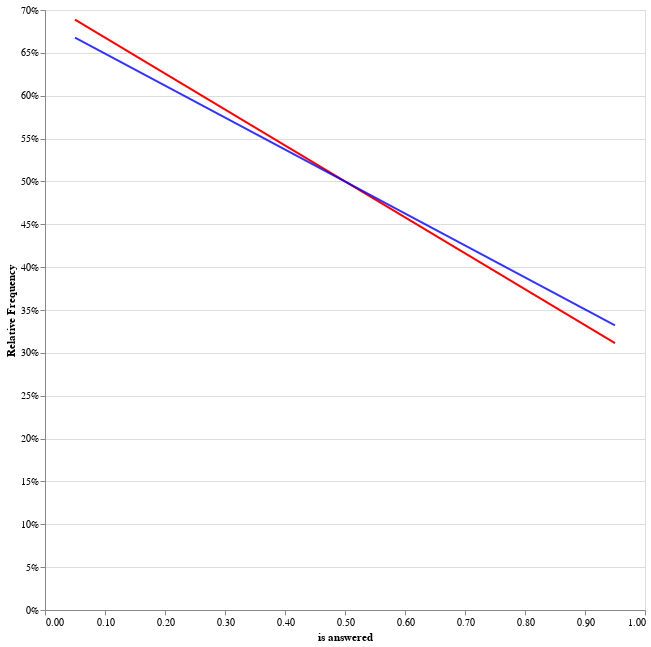

The specification (Vega-Lite) saved for this image:
### Vega-Lite specification from a JSON file in a GitHub repository (floating-point values rounded to 4 significant figures; data arrays with more than 128 entries replaced by an {"elided": "..."} marker saying what was removed)
{"$schema": "https://vega.github.io/schema/vega-lite/v5.json", "data": {"values": {"elided": "9518 records"}}, "width": 600, "height": 600, "layer": [{"transform": [{"filter": "datum.tag == 'wordpress' "}, {"bin": {"anchor": 0, "step": 0.1}, "field": "is answered", "as": "bin_value"}, {"aggregate": [{"op": "count", "as": "Count"}], "groupby": ["bin_value", "bin_value_end"]}, {"joinaggregate": [{"op": "sum", "field": "Count", "as": "TotalCount"}]}, {"calculate": "datum.Count/datum.TotalCount", "as": "PercentOfTotal"}], "mark": {"type": "line", "interpolate": "monotone"}, "encoding": {"x": {"title": "is answered", "field": "bin_value", "bin": {"binned": true, "step": 0.1}}, "x2": {"field": "bin_value_end"}, "y": {"title": "Relative Frequency", "field": "PercentOfTotal", "type": "quantitative", "axis": {"format": ".1~%"}}, "color": {"value": "red"}}}, {"transform": [{"filter": "datum.tag == 'drupal' "}, {"bin": {"anchor": 0, "step": 0.1}, "field": "is answered", "as": "bin_value"}, {"aggregate": [{"op": "count", "as": "Count"}], "groupby": ["bin_value", "bin_value_end"]}, {"joinaggregate": [{"op": "sum", "field": "Count", "as": "TotalCount"}]}, {"calculate": "datum.Count/datum.TotalCount", "as": "PercentOfTotal"}, {"calculate": "datum.Count/datum.TotalCount", "as": "PercentOfTotal"}], "mark": {"type": "line", "interpolate": "monotone"}, "encoding": {"x": {"title": "is answered", "field": "bin_value", "bin": {"binned": true}}, "x2": {"field": "bin_value_end"}, "y": {"title": "Relative Frequency", "field": "PercentOfTotal", "type": "quantitative", "axis": {"format": ".1~%"}}, "opacity": {"value": 0.8}, "stroke": {"value": "blue"}}}]}
